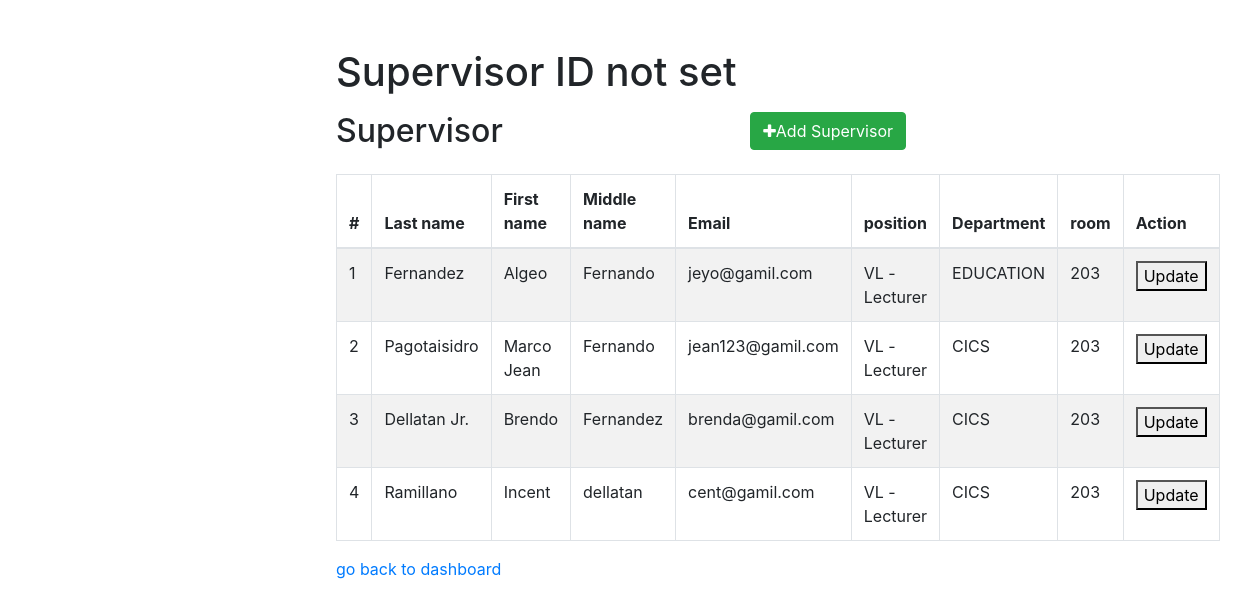
Page /Admin/AddSupervisor/index.php on the earlier database version.
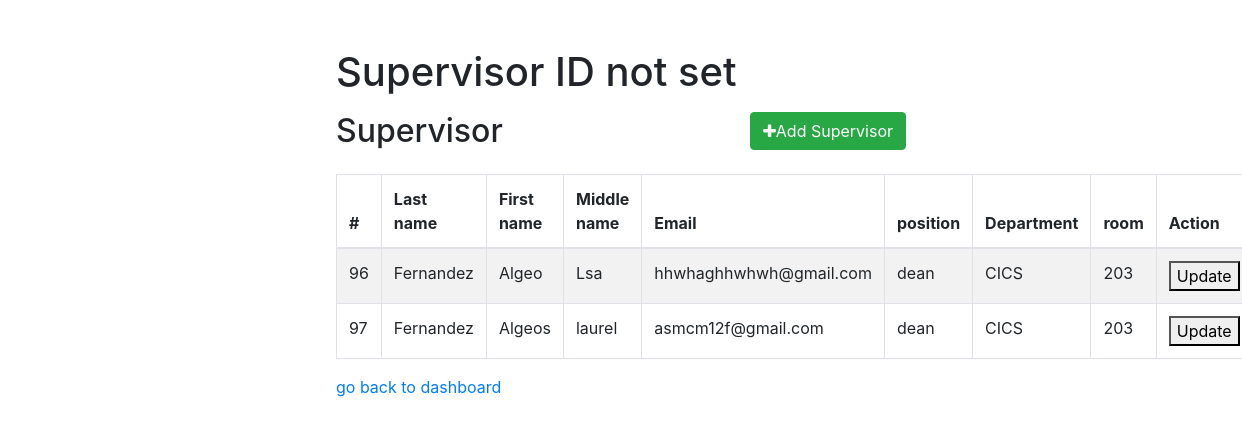
Same page on the later database version.
### tables this page shows
CREATE TABLE `supervisors` (
  `supervisor_info_id` int(11) NOT NULL,
  `users_id` int(11) NOT NULL,
  `firstname` varchar(50) NOT NULL,
  `lastname` varchar(50) NOT NULL,
  `middlename` varchar(50) NOT NULL,
  `email` varchar(250) NOT NULL,
  `position` varchar(50) NOT NULL,
  `department` varchar(50) NOT NULL,
  `room` varchar(50) NOT NULL,
  `profile_pic` longblob NOT NULL,
  `gender` varchar(20) NOT NULL
);

### Admin/AddSupervisor/index.php (the view, shortened to what this page needs)
<?php
    require_once "../../includes/config.php";
?>
<!DOCTYPE html>
<html lang="en">
<head>
    <link rel="stylesheet" href="https://stackpath.bootstrapcdn.com/bootstrap/4.5.2/css/bootstrap.min.css">
    <link rel="stylesheet" href="https://maxcdn.bootstrapcdn.com/font-awesome/4.7.0/css/font-awesome.min.css">
</head>
<body>
    <div class="wrapper">
        <div class="container-fluid">
            <div class="row">
                <div class="col-md-12">
                    <div class="mt-5 mb-3 clearfix">
                    <h1>
                        <?php
                            if(isset($_SESSION["user_id"])){
                                $user_id = $_SESSION["user_id"];
                                echo '<p>' . $user_id . '</p>';
                            }else{
                                echo '<p>Supervisor ID not set</p>';
                            }
                        ?>
                    </h1>
                        <h2 class="pull-left">Supervisor</h2>
                        <a href="AddSupervisor.php" class="btn btn-success pull-right"><i class="fa fa-plus"></i>Add Supervisor</a>
                    </div>
                    <?php
                    $sql = "SELECT * FROM supervisors";
                    if($result = $pdo->query($sql)){
                        if($result->rowCount() > 0){
                            echo '<table class="table table-bordered table-striped">';
                                echo "<thead>";
                                    echo "<tr>";
                                        echo "<th>#</th>";
                                        echo "<th>Last name</th>";
                                        echo "<th>First name</th>";
                                        echo "<th>Middle name</th>";
                                        echo "<th>Email</th>";
                                        echo "<th>position</th>";
                                        echo "<th>Department</th>";
                                        echo "<th>room</th>";
                                        echo "<th>Action</th>";
                                    echo "</tr>";
                                echo "</thead>";
                                echo "<tbody>";
                                while($row = $result->fetch()){
                                    echo "<tr>";
                                        echo "<td>" . $row['supervisor_info_id'] . "</td>";
                                        echo "<td>" . $row['lastname'] . "</td>";
                                        echo "<td>" . $row['firstname'] . "</td>";
                                        echo "<td>" . $row['middlename'] . "</td>";
                                        echo "<td>" . $row['email'] . "</td>";
                                        echo "<td>" . $row['position'] . "</td>";
                                        echo "<td>" . $row['department'] . "</td>";
                                        echo "<td>" . $row['room'] . "</td>";
                                        echo "<td>";
                                        echo '<a href="EditSupervisor/index.php?supervisor_info_id=' . $row['supervisor_info_id'] . '"><button>Update</button></a>';
                                        echo "</td>";
                                    echo "</tr>";
                                }
                                echo "</tbody>";
                            echo "</table>";
                        } else {
                            echo '<div class="alert alert-danger"><em>No records were found.</em></div>';
                        }
                    } else {
                        echo "Oops! Something went wrong. Please try again later.";
                    }
                     ?>
                     <a href="../../Admin/index.php">go back to dashboard</a>
                </div>
            </div>
        </div>
    </div>
</body>
</html>

Differences in the rows shown:
removed supervisors: supervisor_info_id "1", lastname "Fernandez", firstname "Algeo", middlename "Fernando", email "jeyo@gamil.com", position "VL - Lecturer", department "EDUCATION", room "203"
removed supervisors: supervisor_info_id "2", lastname "Pagotaisidro", firstname "Marco Jean", middlename "Fernando", email "jean123@gamil.com", position "VL - Lecturer", department "CICS", room "203"
removed supervisors: supervisor_info_id "3", lastname "Dellatan Jr.", firstname "Brendo", middlename "Fernandez", email "brenda@gamil.com", position "VL - Lecturer", department "CICS", room "203"
removed supervisors: supervisor_info_id "4", lastname "Ramillano", firstname "Incent", middlename "dellatan", email "cent@gamil.com", position "VL - Lecturer", department "CICS", room "203"
added supervisors: supervisor_info_id "96", lastname "Fernandez", firstname "Algeo", middlename "Lsa", email "hhwhaghhwhwh@gmail.com", position "dean", department "CICS", room "203"
added supervisors: supervisor_info_id "97", lastname "Fernandez", firstname "Algeos", middlename "laurel", email "asmcm12f@gmail.com", position "dean", department "CICS", room "203"
